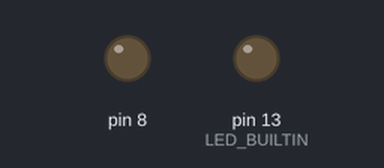
A sketch run on a simulated Arduino Uno, built with avr-gcc and run on an emulated ATmega328P. On the bench: output pins drawn as LEDs (lit = HIGH). What the sketch prints to the serial monitor is not drawn.

Above: at 0.7 s.
At 1.9 s:
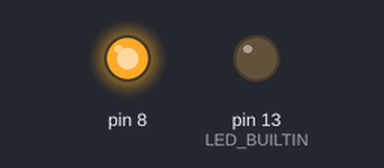
Timing chart, 0 to 5.7 s (numbered marks = the images above):
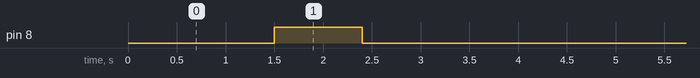

Measured:
- by itself, pin 8: alternates HIGH for 0.90 s and LOW for 3.5 s
- by itself, everything shown: repeats every 4.4 s, in 3 steps

The sketch:

code.ino
```cpp
int inch = 0;
int cm = 0;
long totaldistance(int trigpin, int echopin)
{
  pinMode(trigpin, OUTPUT);
  digitalWrite(trigpin, LOW);
  delay(1500);
  digitalWrite(trigpin, HIGH);
  delay(900);
  digitalWrite(trigpin, LOW);
  pinMode(echopin, INPUT);
  return pulseIn(echopin, HIGH);
}

void setup()
{

  Serial.begin(9600);
  pinMode(LED_BUILTIN, OUTPUT);

}
void loop()
{
  cm = 0.01723 * totaldistance(8, 8);
  inch = (cm / 2.54);
  if (cm>100)
  {
    digitalWrite(LED_BUILTIN,HIGH);
    delay(2500);
    digitalWrite(LED_BUILTIN,LOW);
    delay(100);
  }
  Serial.print(inch);
  Serial.print("in, ");
  Serial.print(cm);
  Serial.println("cm");
  delay(1000);
}
```
